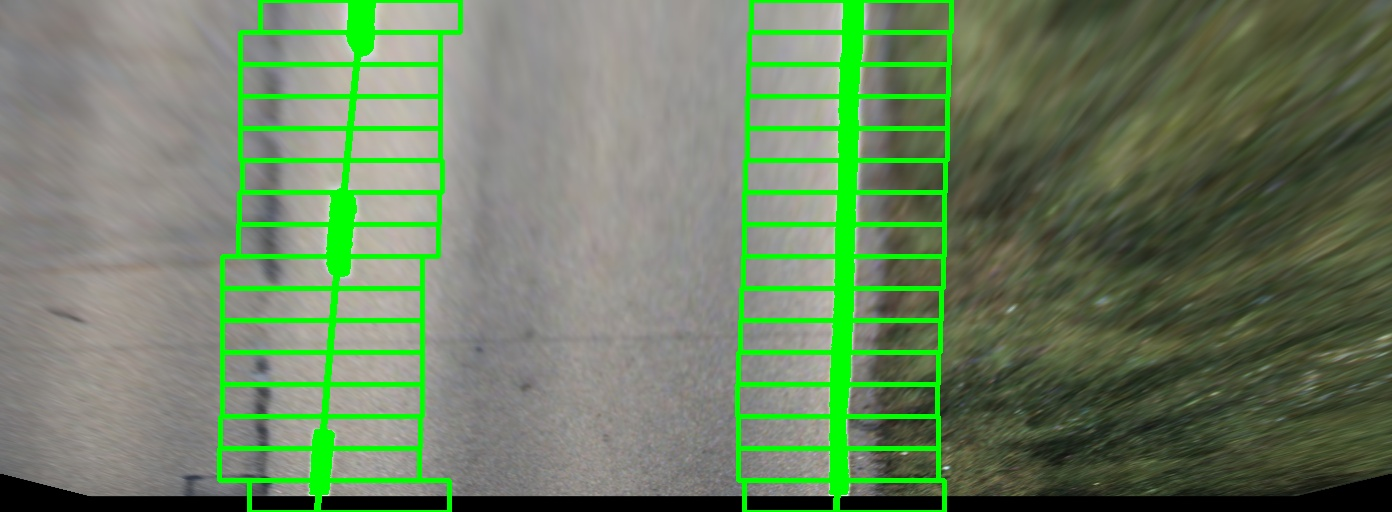
#> input picture pics/boxes.jpg, 1392 x 512 px, given in place of data.avi, which was not available
$ python detect.py
#> lines starting #> are read from the running program, lines starting #| are printed output that depends on the picture; pictures that were not available may be replaced by others from this repository, and a replacement may not be noted
import sys
# sys.path.remove(sys.path[1])
import cv2
import numpy as np
import matplotlib.pyplot as plt
import glob
import time
import argparse


def histEqu(img):
	# gray = cv2.cvtColor(frame, cv2.COLOR_BGR2GRAY)
	hist,bins = np.histogram(img.flatten(),256,[0,256])
	cdf = hist.cumsum()
	cdf_normalized = cdf * hist.max()/ cdf.max()
	cdf_m = np.ma.masked_equal(cdf,0)
	cdf_m = (cdf_m - cdf_m.min())*255/(cdf_m.max()-cdf_m.min())
	cdf = np.ma.filled(cdf_m,0).astype('uint8')
	img2 = cdf[img]
	h,w = img2.shape
	return img2.reshape([h,w,1])

def binary(img):
	newImg = np.dstack([histEqu(img[:,:,0]), histEqu(img[:,:,1]), histEqu(img[:,:,2])])
	blur = cv2.GaussianBlur(newImg,(5,5),0)
	gray = cv2.cvtColor(blur, cv2.COLOR_BGR2GRAY)
	img_hsv = cv2.cvtColor(blur, cv2.COLOR_BGR2HSV)
	lower_yellow = np.array([20, 100, 100], dtype = np.uint8)
	upper_yellow = np.array([30, 255, 255], dtype = np.uint8)
	mask_yellow = cv2.inRange(img_hsv, lower_yellow, upper_yellow)
	mask_white = cv2.inRange(gray, 250, 255)
	mask_yw = cv2.bitwise_or(mask_white, mask_yellow)
	mask_yw_image = cv2.bitwise_and(gray, mask_yw)
	return mask_yw_image

def undistort(img, mtx, dist):
	undistort = cv2.undistort(img, mtx, dist, None, mtx)
	return undistort

def prepresocess(img):
	blur = cv2.GaussianBlur(img,(3,3),0)
	edges = cv2.Canny(blur,300,300)
	return edges

def warpImage(img, H):
	h,w,_ = img.shape
	return cv2.warpPerspective(img, H, (w,h))

def getLaneStart(warpedBin, mid, imgShow):
	h,w = warpedBin.shape
	hist = warpedBin.sum(axis=0)
	leftStart = np.argmax(hist[:mid])
	rightStart = np.argmax(hist[mid:])
	leftStartPoint = (leftStart, h)
	leftEndPoint = (leftStart, 0)
	rightStartPoint = (mid+rightStart, h)
	rightEndPoint = (mid+rightStart, 0)
	# imgShow = warpedBin.copy()
	color = (0,0,255)
	thickness = 7
	imgShow = cv2.line(imgShow, leftStartPoint, leftEndPoint, color, thickness)
	imgShow = cv2.line(imgShow, rightStartPoint, rightEndPoint, color, thickness)
	return imgShow, leftStart, rightStart+mid

def rect(img, maxBoxes, leftCentre, rightCentre, warpedBin):
	h,w,_ = img.shape
	image = img.copy()
	h_box = h//maxBoxes
	color = (0,255,0)
	thickness = 3
	leftLanePoints = []
	rightLanePoints = []
	margin = 100
	for i in range(maxBoxes):
		left_start_point = (leftCentre - margin , h_box*(maxBoxes - i - 1))
		left_end_point = (leftCentre + margin, h_box*(maxBoxes - i))
		right_start_point = (rightCentre - margin, h_box*(maxBoxes - i - 1))
		right_end_point = (rightCentre + margin, h_box*(maxBoxes - i))

		small_patch = warpedBin[left_start_point[1]:left_end_point[1], left_start_point[0]:left_end_point[0]]
		# maximum_in_patch = small_patch.max(axis=0)
		y,x = small_patch.nonzero()
		if len(x)>15:
			x = x + left_start_point[0]
			y = y + left_start_point[1]
			for xx in range(len(x)):
				image = cv2.circle(image, (x[xx],y[xx]), 1, color, -1)
				leftLanePoints.append((x[xx],y[xx]))
			#### set new centre
			leftCentre = int(x.mean())

		small_patch = warpedBin[right_start_point[1]:right_end_point[1], right_start_point[0]:right_end_point[0]]
		y,x = small_patch.nonzero()
		if len(x)>15:
			x = x + right_start_point[0]
			y = y + right_start_point[1]
			for xx in range(len(x)):
				image = cv2.circle(image, (x[xx],y[xx]), 1, color, -1)
				rightLanePoints.append((x[xx], y[xx]))
			### Set new right centre
			rightCentre = int(x.mean())

		image = cv2.rectangle(image, left_start_point, left_end_point, color, thickness)
		image = cv2.rectangle(image, right_start_point, right_end_point, color, thickness)


	l_x, l_y = [i[0] for i in leftLanePoints], [i[1] for i in leftLanePoints]
	r_x, r_y = [i[0] for i in rightLanePoints], [i[1] for i in rightLanePoints]
	leftLane = []
	rightLane = []
	try:
		L = np.polyfit(l_y, l_x, 2)
		LP = np.poly1d(L)
		R = np.polyfit(r_y, r_x, 2)
		LR = np.poly1d(R)
		draw_x = list(range(0, h))
		draw_yl = [LP(i) for i in draw_x]
		draw_yr = [LR(i) for i in draw_x]
		for i_x in draw_x:
			leftLane.append((int(LP(i_x)), i_x))
			rightLane.append((int(LR(i_x)), i_x))
			image = cv2.circle(image, (int(LP(i_x)), i_x), 3, color, -1)
			image = cv2.circle(image, (int(LR(i_x)), i_x), 3, color, -1)
	except:
		pass
	return image, leftLane, rightLane


def main(Args):
	VideoPath = Args.VideoPath
	saveImg = Args.saveImgs
	saveVideo = Args.saveVideo

	K = np.array([[9.037596e+02, 0.000000e+00, 6.957519e+02],
				  [0.000000e+00, 9.019653e+02, 2.242509e+02],
				  [0.000000e+00, 0.000000e+00, 1.000000e+00]])

	D = np.array([[-3.639558e-01, 1.788651e-01, 6.029694e-04, -3.922424e-04, -5.382460e-02]])

	Hpoints = np.array([[275,473],[886,473],[819,394],[401,394]])
	box_points = np.array([[275,473],[886,473],[886,394],[275,394]]) # bird-eye view world points of a sqaure
	H = cv2.findHomography(Hpoints, box_points) # finding the homography matrix from image to world (bird-eye)
	Hinv = np.linalg.inv(H[0]) # inverse of homography
	plt.ion()
	mid = 600
	if(saveVideo):
		fourcc = cv2.VideoWriter_fourcc(*'MJPG')
		vw = cv2.VideoWriter("data_output.avi", fourcc, 30, (1392, 512))


	cap = cv2.VideoCapture(VideoPath)
	while (cap.isOpened()):
		ret, img1 = cap.read()
#> img1 is the input picture: shape (512, 1392, 3); mean B, G, R 97.3, 127.8, 107.1
		if(not ret):
			break
		img1 = undistort(img1, K, D)
		img = warpImage(img1, H[0])
		if saveImg:
			cv2.imwrite("pics/bird_view.jpg",img)
		img_ = binary(img)
#> in histEqu, `hist,bins = np.histogram(img.flatten(),256,[0,256])`: hist = 256 values, max 28179 at index 0, min 0 at index 182, mean 2784; bins = 257 values from 0 to 256
#> in histEqu, `cdf = hist.cumsum()`: cdf = 256 values from 28179 to 712704
#> in histEqu, `cdf_normalized = cdf * hist.max()/ cdf.max()`: cdf_normalized = 256 values from 1114.1 to 28179
#> in histEqu, `cdf = np.ma.filled(cdf_m,0).astype('uint8')`: cdf = 256 values from 0 to 255
#> in histEqu, `img2 = cdf[img]`:
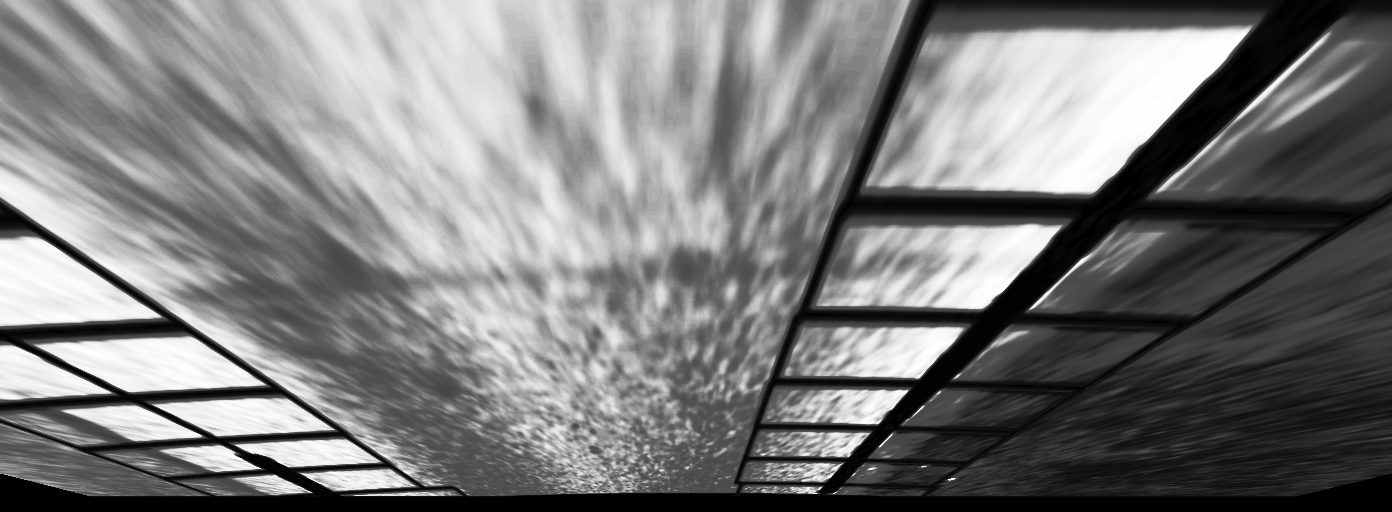
#> img2: shape (512, 1392); min 0, max 255, mean 123.8
#> in histEqu (call 2), `hist,bins = np.histogram(img.flatten(),256,[0,256])`: hist = 256 values, max 23805 at index 0, min 9 at index 4, mean 2784
#> in histEqu (call 2), `cdf = hist.cumsum()`: cdf = 256 values from 23805 to 712704
#> in histEqu (call 2), `cdf_normalized = cdf * hist.max()/ cdf.max()`: cdf_normalized = 256 values from 795.1 to 23805
#> in histEqu (call 2), `cdf = np.ma.filled(cdf_m,0).astype('uint8')`: cdf = 256 values from 0 to 255
#> in histEqu (call 2), `img2 = cdf[img]`:
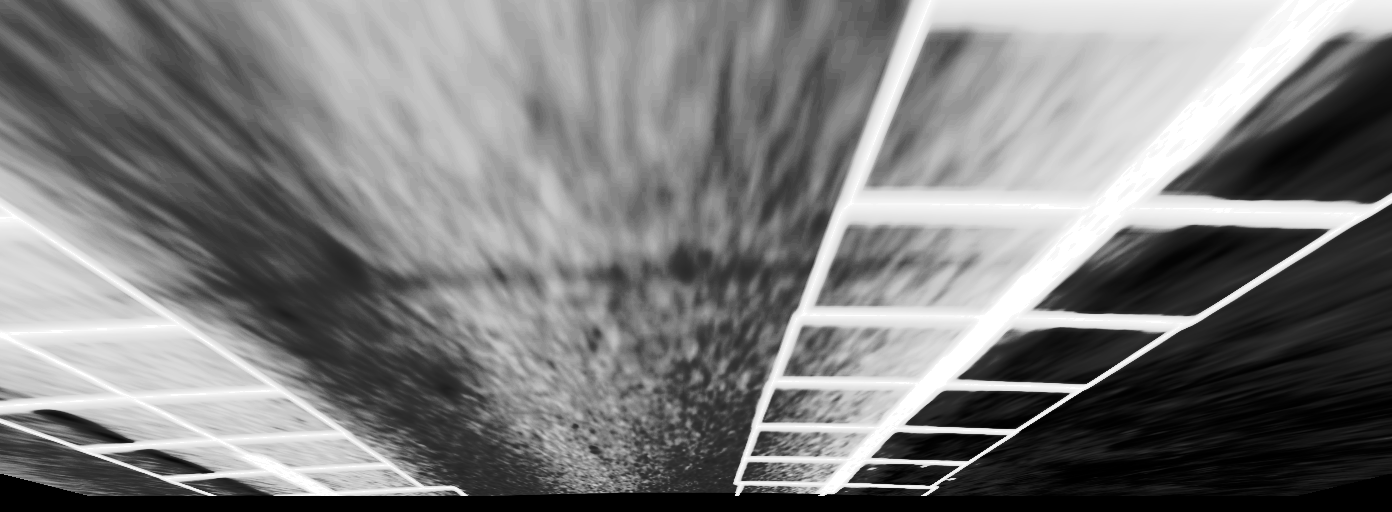
#> img2: shape (512, 1392); min 0, max 255, mean 124.4
#> in binary, `gray = cv2.cvtColor(blur, cv2.COLOR_BGR2GRAY)`:
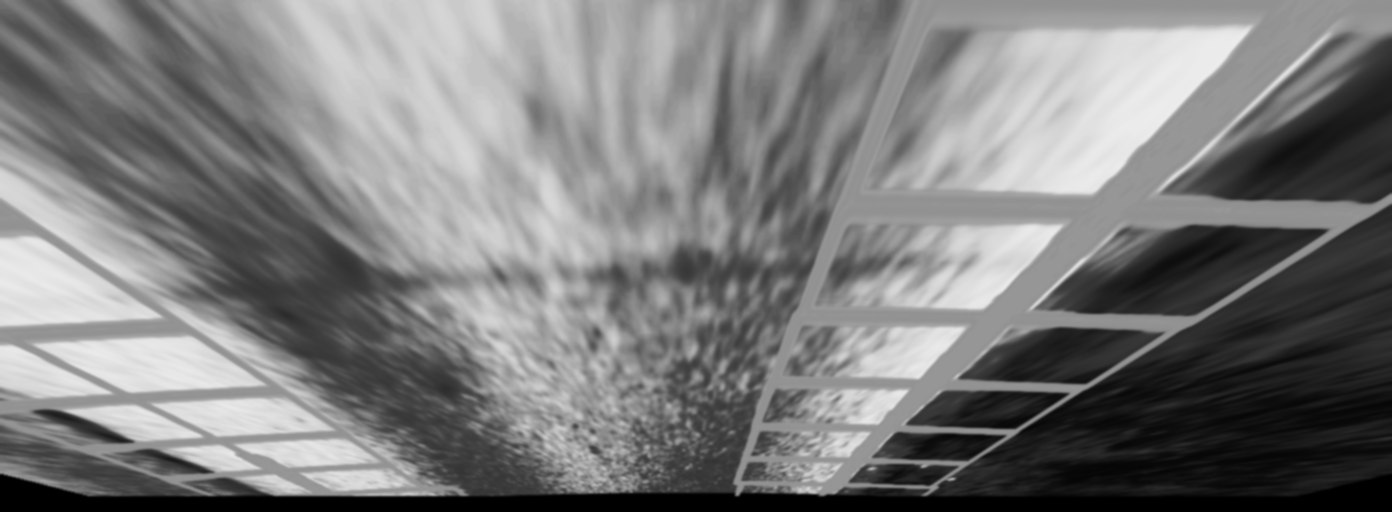
#> gray: shape (512, 1392); min 0, max 237, mean 123.6
#> in binary, `img_hsv = cv2.cvtColor(blur, cv2.COLOR_BGR2HSV)`: img_hsv: shape (512, 1392, 3); mean H, S, V 129.2, 99.6, 155.5
#> in binary, `mask_yellow = cv2.inRange(img_hsv, lower_yellow, upper_yellow)`: mask_yellow: shape (512, 1392); every value is 0
		if saveImg:
			cv2.imwrite("pics/Binary.jpg",img_)
		# cv2.imshow("Warped", img_)
		_, leftStart, rightStart = getLaneStart(img_, 600, img.copy())
#> in getLaneStart, `hist = warpedBin.sum(axis=0)`: hist = 1392 values from 0 to 0
#> in getLaneStart, `leftStart = np.argmax(hist[:mid])`: leftStart = 0
#> in getLaneStart, `leftStartPoint = (leftStart, h)`: leftStartPoint = (0, 512)
#> in getLaneStart, `leftEndPoint = (leftStart, 0)`: leftEndPoint = (0, 0)
#> in getLaneStart, `rightStartPoint = (mid+rightStart, h)`: rightStartPoint = (600, 512)
#> in getLaneStart, `rightEndPoint = (mid+rightStart, 0)`: rightEndPoint = (600, 0)
#> in getLaneStart, `imgShow = cv2.line(imgShow, rightStartPoint, rightEndPoint, color, thi..`:
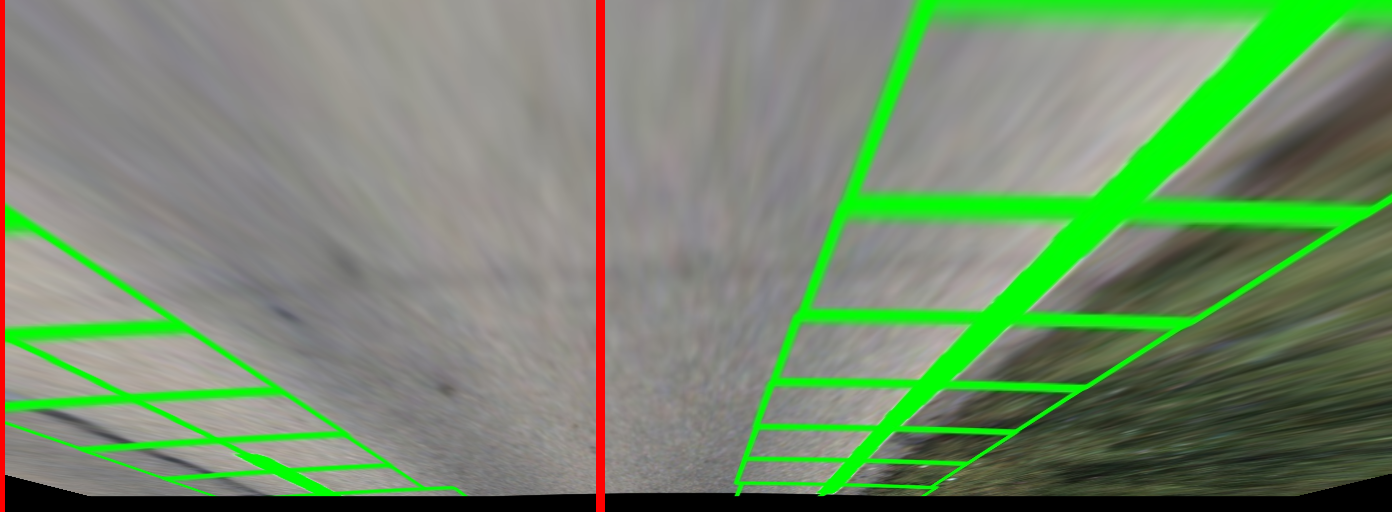
#> imgShow: shape (512, 1392, 3); mean of channels 0, 1, 2 107.7, 138.7, 116.1; drawn as B, G, R
#> leftStart = 0; rightStart = 600
		if saveImg:
			cv2.imwrite("pics/findStart.jpg",_)
		# cv2.imshow("Lane", getLaneStart(img_, 600, img.copy()))
		maskedImage, leftLane_, rightLane_ = rect(img, 16, leftStart, rightStart, img_)
#> the loop in rect, `for i in range(maxBoxes):` made 16 passes
#> (left_start_point, left_end_point, right_start_point, right_end_point) on passes 1 to 12: ((-100, 480), (100, 512), (500, 480), (700, 512)), ((-100, 448), (100, 480), (500, 448), (700, 480)), ((-100, 416), (100, 448), (500, 416), (700, 448)), ((-100, 384), (100, 416), (500, 384), (700, 416)), ((-100, 352), (100, 384), (500, 352), (700, 384)), ((-100, 320), (100, 352), (500, 320), (700, 352)), ((-100, 288), (100, 320), (500, 288), (700, 320)), ((-100, 256), (100, 288), (500, 256), (700, 288)), ((-100, 224), (100, 256), (500, 224), (700, 256)), ((-100, 192), (100, 224), (500, 192), (700, 224)), ((-100, 160), (100, 192), (500, 160), (700, 192)), ((-100, 128), (100, 160), (500, 128), (700, 160))
#> pass 1, in rect, `image = cv2.rectangle(image, right_start_point, right_end_point, color..`:
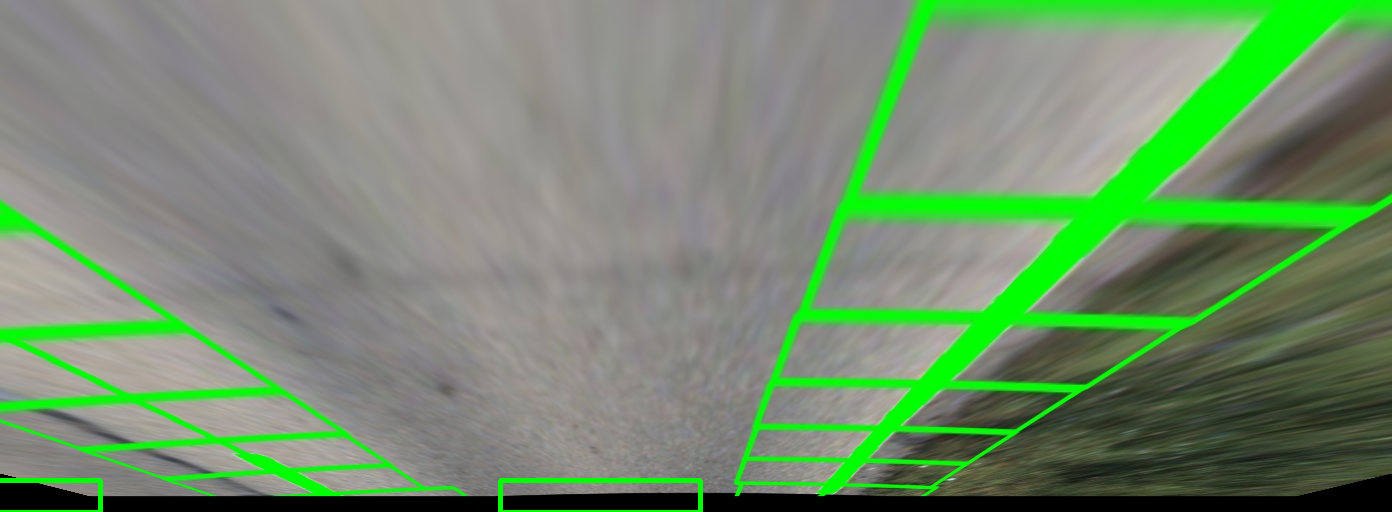
#> image: shape (512, 1392, 3); mean B, G, R 108.7, 140.8, 114.6
#> after the loop in rect, `for i in range(maxBoxes):`:
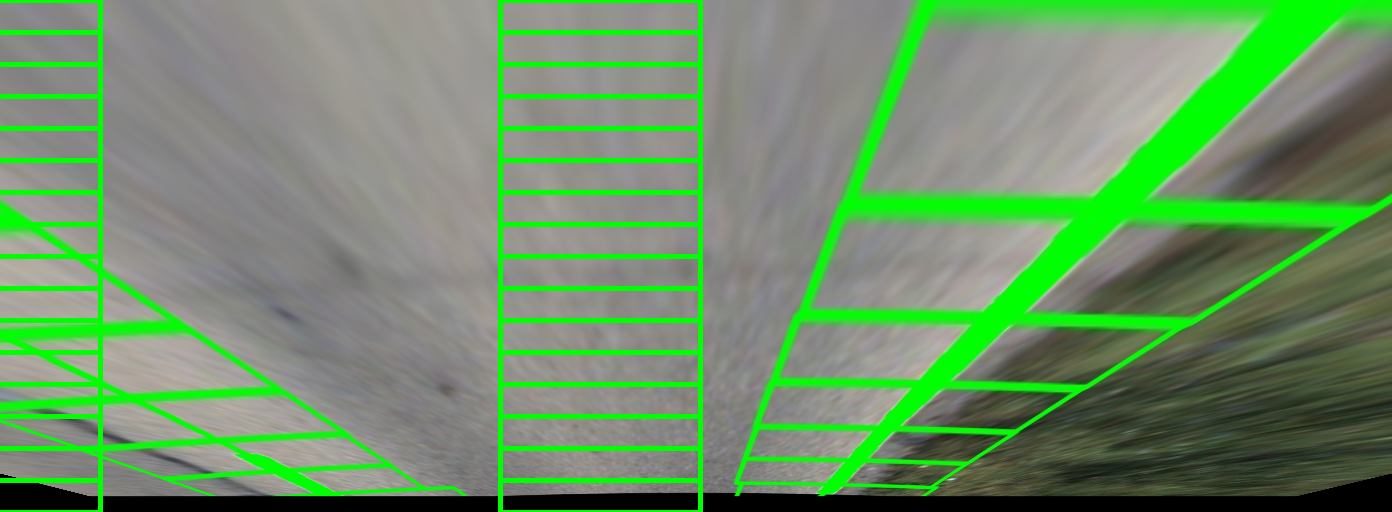
#> image: shape (512, 1392, 3); mean B, G, R 103.2, 145.1, 108.9
#> after the loop in rect, `for i in range(maxBoxes):`: leftCentre = 0; leftLanePoints = []; rightCentre = 600; rightLanePoints = []
#> leftLane_ = []; rightLane_ = []
		if saveImg:
			cv2.imwrite("pics/lanes.jpg",maskedImage)
		#############################################################
		# Following line overlays transparent rectangle over the image

		image = img1.copy()
		if len(leftLane_)!=0 and len(rightLane_)!=0:
			leftLane__ = np.array(leftLane_).T
			leftLane__ = np.vstack((leftLane__, np.ones([1, leftLane__.shape[1]])))
			leftLane = Hinv.dot(leftLane__)
			leftLane[0,:] = leftLane[0,:]//leftLane[2,:]
			leftLane[1,:] = leftLane[1,:]//leftLane[2,:]
			leftLane[2,:] = leftLane[2,:]//leftLane[2,:]

			rightLane__ = np.array(rightLane_).T
			rightLane__ = np.vstack((rightLane__, np.ones([1, rightLane__.shape[1]])))
			rightLane = Hinv.dot(rightLane__)
			rightLane[0,:] = rightLane[0,:]//rightLane[2,:]
			rightLane[1,:] = rightLane[1,:]//rightLane[2,:]
			rightLane[2,:] = rightLane[2,:]//rightLane[2,:]

			y_left_min_index, y_left_max_index = np.argmin(leftLane[1,:]), np.argmax(leftLane[1,:])
			y_right_min_index, y_right_max_index = np.argmin(rightLane[1,:]), np.argmax(rightLane[1,:])

			turn_left = leftLane[0, y_left_min_index] - leftLane[0, y_left_max_index]
			turn_right = rightLane[0, y_right_min_index] - rightLane[0, y_right_max_index]
			turn = turn_left/turn_right
			if turn>0 and np.abs(turn_left) > 500:
				font = cv2.FONT_HERSHEY_SIMPLEX
				org = (50, 50)
				fontScale = 1
				color_ = (0, 0, 255)
				thickness_ = 4
				img1 = cv2.putText(image, 'Left turn', org, font,
	                   fontScale, color_, thickness_, cv2.LINE_AA)
			elif turn<0 and np.abs(turn_right) > 500:
				font = cv2.FONT_HERSHEY_SIMPLEX
				org = (50, 50)
				fontScale = 1
				color_ = (0, 0, 255)
				thickness_ = 4
				img1 = cv2.putText(image, 'Right turn', org, font,
	                   fontScale, color_, thickness_, cv2.LINE_AA)
			else:
				font = cv2.FONT_HERSHEY_SIMPLEX
				org = (50, 50)
				fontScale = 1
				color_ = (0, 0, 255)
				thickness_ = 4
				img1 = cv2.putText(image, 'Straight', org, font,
	                   fontScale, color_, thickness_, cv2.LINE_AA)

			for i in range(min(leftLane.shape[1], rightLane.shape[1])):
				try:
					image[int(leftLane[1,i]), int(leftLane[0,i]):int(rightLane[0,i]),:] = np.array([0,255,0])
				except:
					pass
		alpha = 0.4  # Transparency factor.
		image_new = cv2.addWeighted(image, alpha, img1, 1 - alpha, 0)
		cv2.imshow("T",image_new)
		if saveImg:
			cv2.imwrite("pics/FinalImage.jpg", image_new)
		if(saveVideo):
			vw.write(image_new)
		if cv2.waitKey(1) & 0xFF == ord('q'):
#> (key q is pressed here)
			break

	plt.ioff()
	if(saveVideo):
		vw.release()
	cv2.destroyAllWindows()
	# cap.release()


if __name__ == '__main__':
	Parser = argparse.ArgumentParser()
	Parser.add_argument('--VideoPath', default="./data/data.avi", help='Path of the input video')
	Parser.add_argument('--saveVideo', type=int, default= 0, help='Set 1 to save final output as a video')
	Parser.add_argument('--saveImgs', type=int, default= 0, help='Set 1 to save pipeline processing images')
	Args = Parser.parse_args()
	main(Args)
